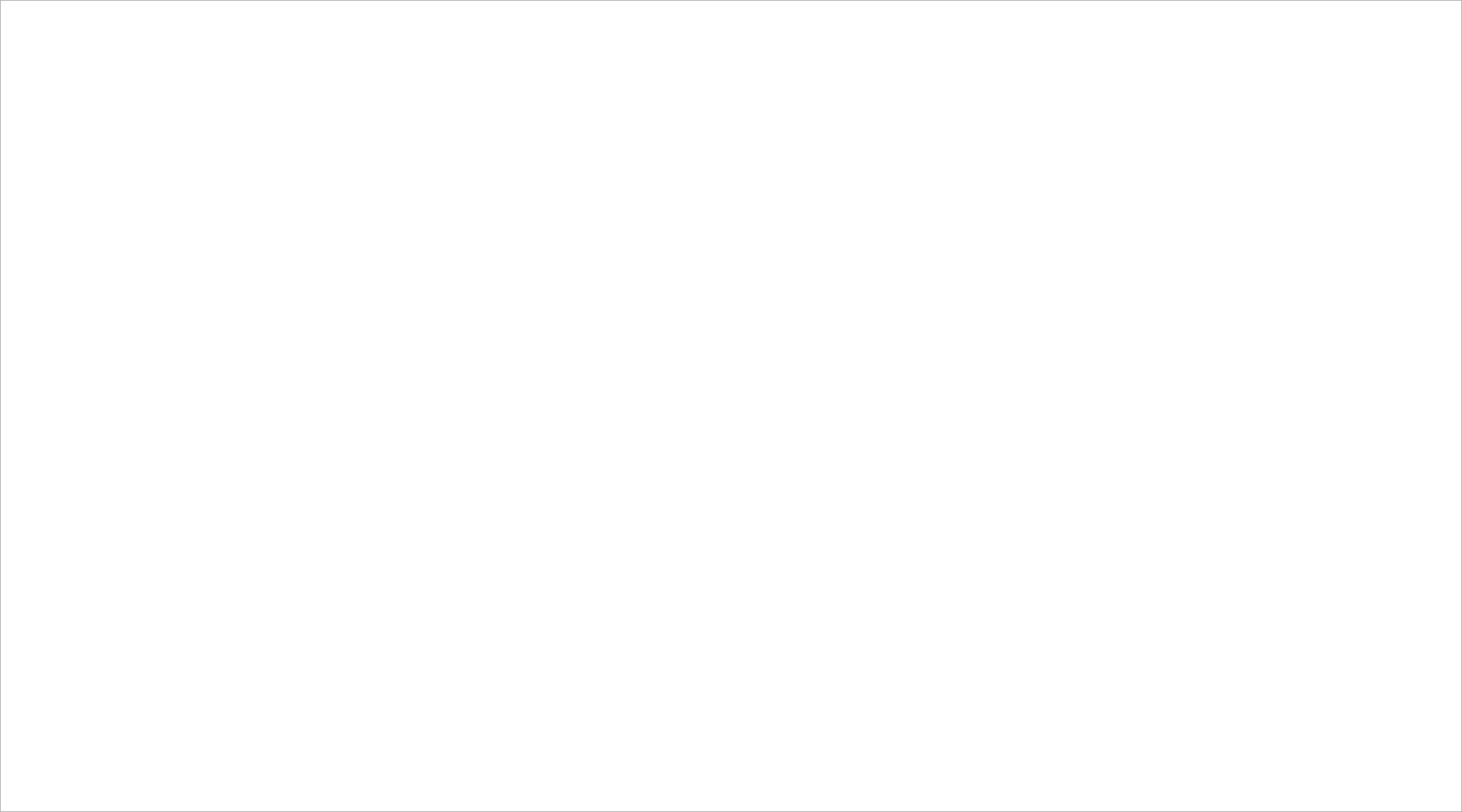
<?xml version="1.0" encoding="UTF-8"?>
<ui version="4.0">
 <class>cuatro</class>
 <widget class="QDialog" name="cuatro">
  <property name="geometry">
   <rect>
    <x>0</x>
    <y>0</y>
    <width>1800</width>
    <height>1000</height>
   </rect>
  </property>
  <property name="windowTitle">
   <string>Dialog</string>
  </property>
  <widget class="QGraphicsView" name="graphicsView">
   <property name="geometry">
    <rect>
     <x>0</x>
     <y>0</y>
     <width>1800</width>
     <height>1000</height>
    </rect>
   </property>
   <property name="styleSheet">
    <string notr="true">border-image: url(:/Imagenes/mapa4.jpg);</string>
   </property>
   <property name="verticalScrollBarPolicy">
    <enum>Qt::ScrollBarAlwaysOff</enum>
   </property>
   <property name="horizontalScrollBarPolicy">
    <enum>Qt::ScrollBarAlwaysOff</enum>
   </property>
   <property name="sizeAdjustPolicy">
    <enum>QAbstractScrollArea::AdjustIgnored</enum>
   </property>
  </widget>
 </widget>
 <resources/>
 <connections/>
</ui>
